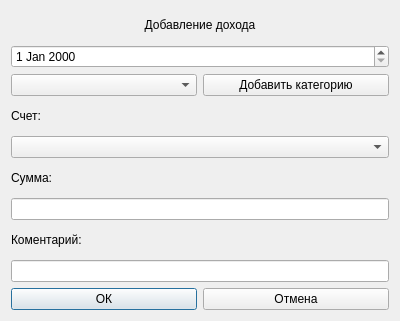
<?xml version="1.0" encoding="UTF-8"?>
<ui version="4.0">
 <class>DialogAddIncome</class>
 <widget class="QDialog" name="DialogAddIncome">
  <property name="geometry">
   <rect>
    <x>0</x>
    <y>0</y>
    <width>400</width>
    <height>321</height>
   </rect>
  </property>
  <property name="windowTitle">
   <string>Dialog</string>
  </property>
  <layout class="QGridLayout" name="gridLayout">
   <item row="1" column="0" colspan="2">
    <widget class="QDateEdit" name="dateEdit"/>
   </item>
   <item row="3" column="0" colspan="2">
    <widget class="QLabel" name="label_4">
     <property name="text">
      <string>Счет:</string>
     </property>
    </widget>
   </item>
   <item row="9" column="0">
    <widget class="QPushButton" name="OK">
     <property name="text">
      <string>ОК</string>
     </property>
    </widget>
   </item>
   <item row="2" column="0">
    <widget class="QComboBox" name="comboBoxCategory"/>
   </item>
   <item row="6" column="0" colspan="2">
    <widget class="QLineEdit" name="lineEdit"/>
   </item>
   <item row="9" column="1">
    <widget class="QPushButton" name="Close">
     <property name="text">
      <string>Отмена</string>
     </property>
    </widget>
   </item>
   <item row="5" column="0" colspan="2">
    <widget class="QLabel" name="label_3">
     <property name="text">
      <string>Сумма:</string>
     </property>
    </widget>
   </item>
   <item row="2" column="1">
    <widget class="QPushButton" name="AddCategoryIncome">
     <property name="text">
      <string>Добавить категорию</string>
     </property>
    </widget>
   </item>
   <item row="7" column="0" colspan="2">
    <widget class="QLabel" name="label_2">
     <property name="text">
      <string>Коментарий:</string>
     </property>
    </widget>
   </item>
   <item row="0" column="0" colspan="2">
    <widget class="QLabel" name="label">
     <property name="text">
      <string>Добавление дохода</string>
     </property>
     <property name="alignment">
      <set>Qt::AlignCenter</set>
     </property>
    </widget>
   </item>
   <item row="4" column="0" colspan="2">
    <widget class="QComboBox" name="comboBoxAccounts"/>
   </item>
   <item row="8" column="0" colspan="2">
    <widget class="QLineEdit" name="lineEdit_2"/>
   </item>
  </layout>
 </widget>
 <resources/>
 <connections/>
</ui>
